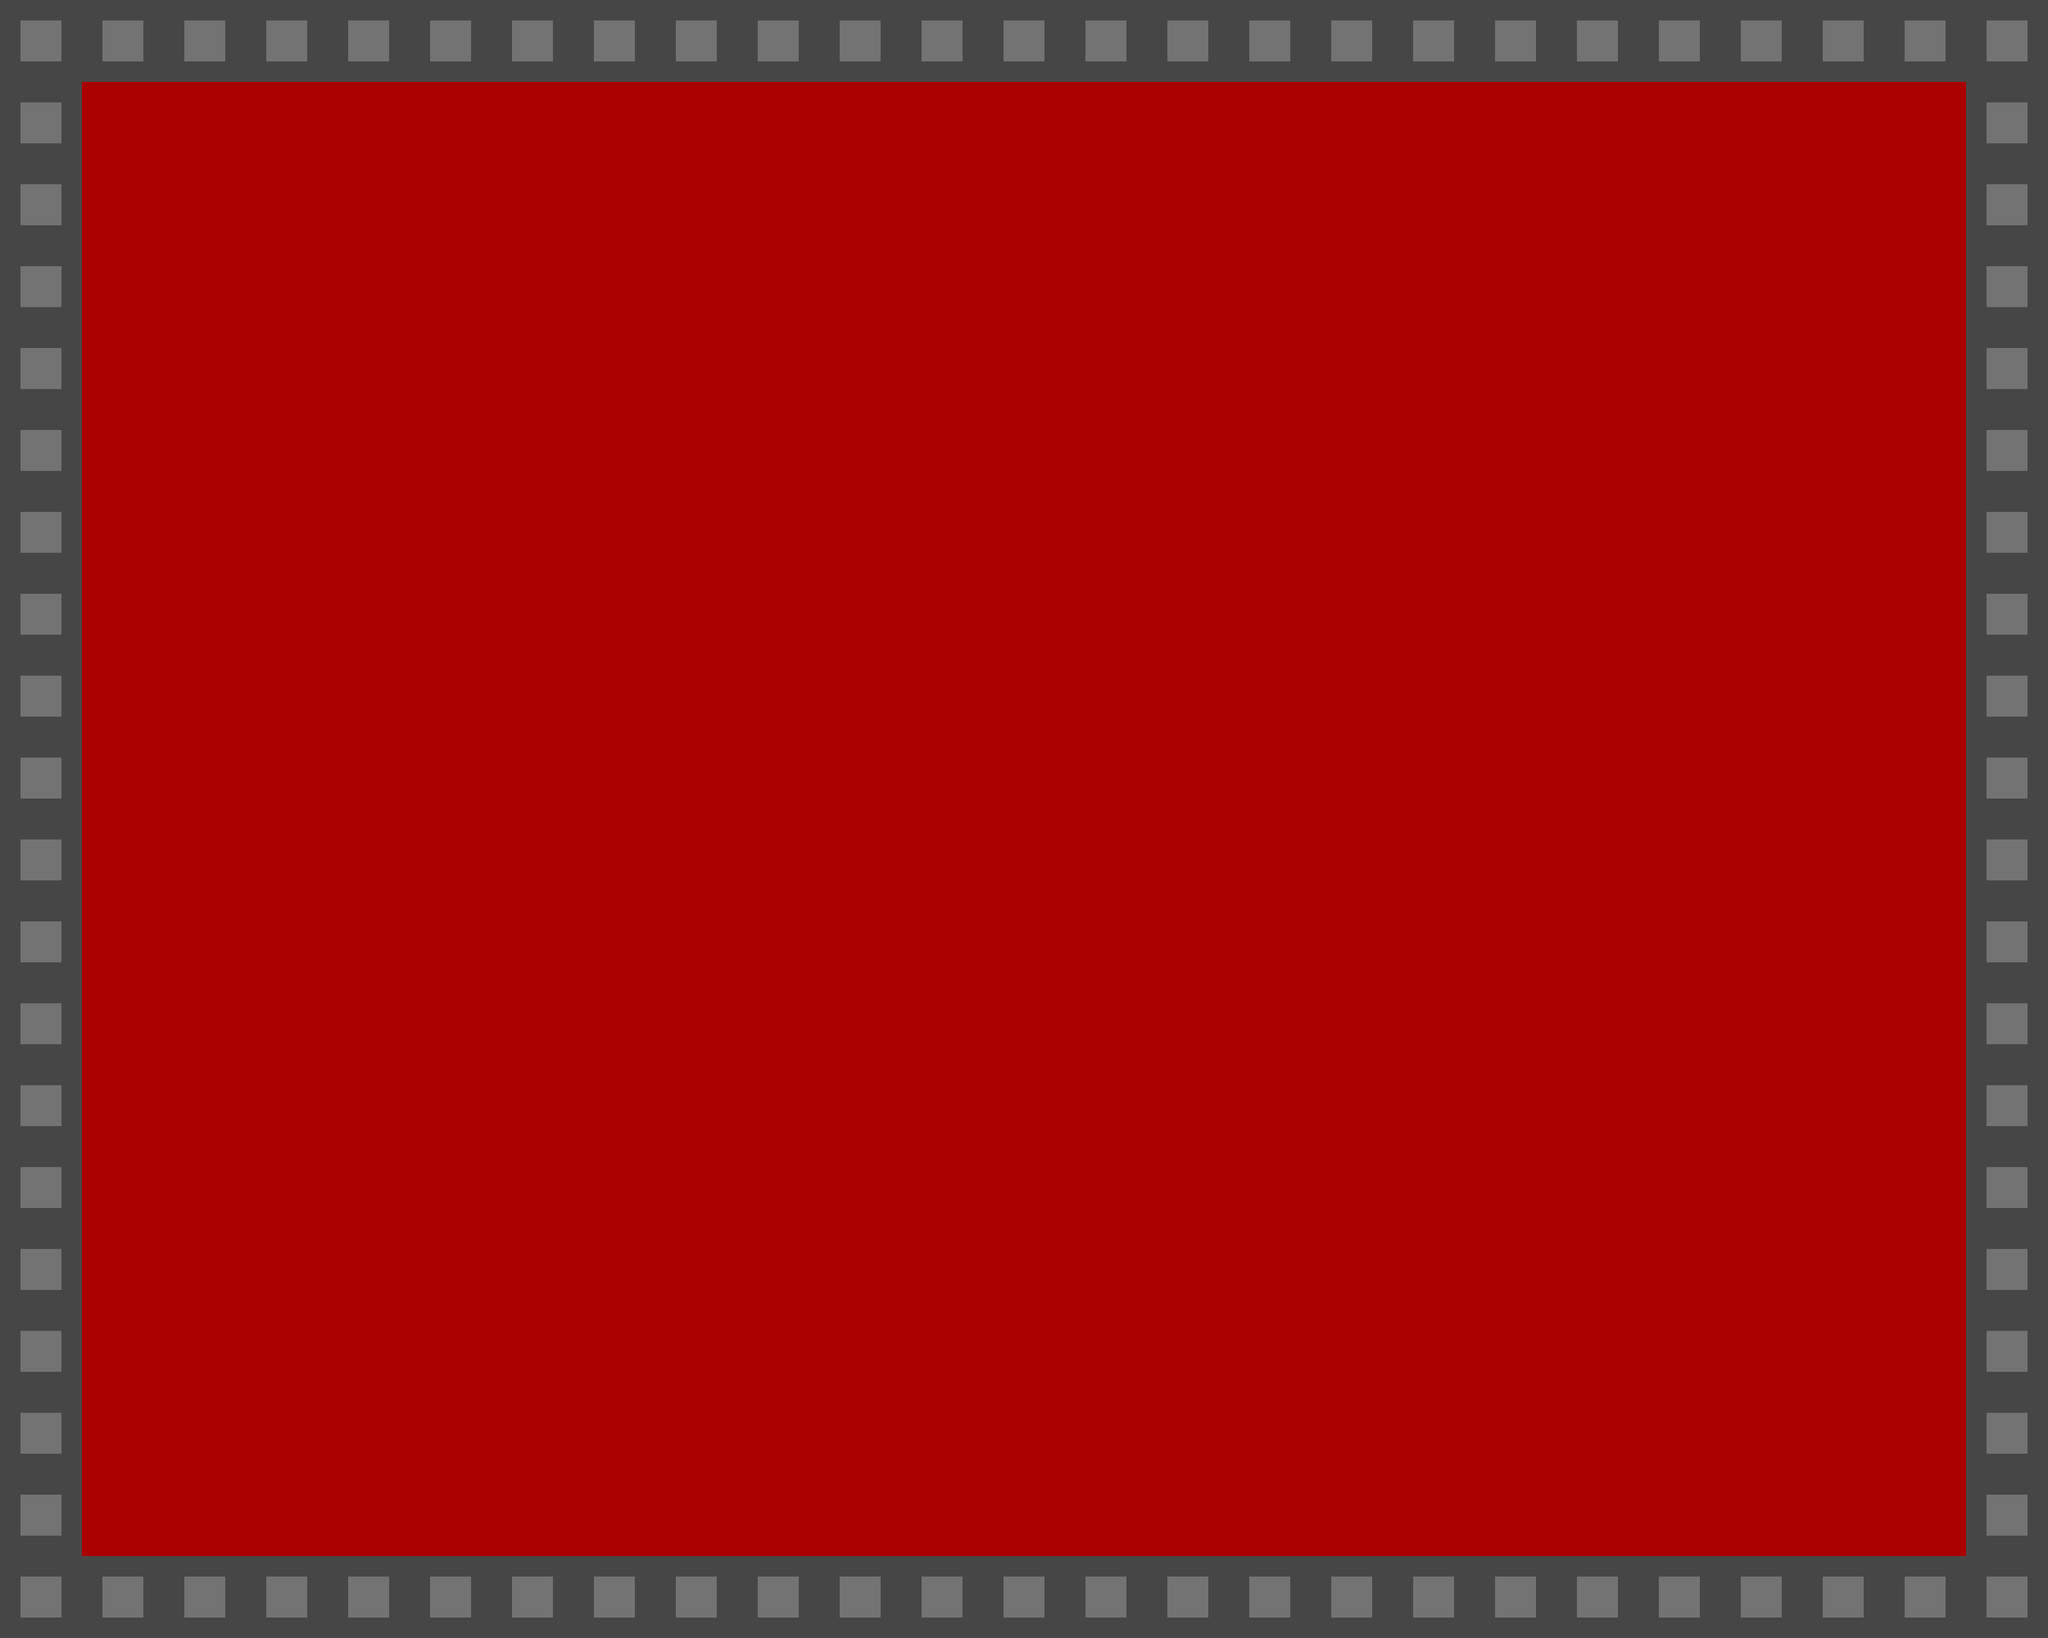

Tiled map render using the project's own tile images. Description and the whole map definition, tile-layer contents included, below:
An orthogonal 25x20 tile map with 128x128 px tiles, 5 tile layers (Platforms, Coins, Background, Foreground, ...).

<map version="1.4" tiledversion="1.4.3" orientation="orthogonal" renderorder="right-down" width="25" height="20" tilewidth="128" tileheight="128" infinite="0" backgroundcolor="#aa0000" nextlayerid="6" nextobjectid="1">
 <tileset firstgid="1" name="placeholders" tilewidth="256" tileheight="256" tilecount="15" columns="0">
  <grid orientation="orthogonal" width="1" height="1" />
  <tile id="0">
   <image width="128" height="128" source="../placeholder_assets/light_gray.png" />
  </tile>
  <tile id="1">
   <image width="128" height="128" source="../placeholder_assets/placeholder_angled_platform.png" />
  </tile>
  <tile id="2">
   <image width="128" height="128" source="../placeholder_assets/placeholder_basic_platform.png" />
  </tile>
  <tile id="3">
   <image width="128" height="128" source="../placeholder_assets/placeholder_chair.png" />
  </tile>
  <tile id="4">
   <image width="128" height="128" source="../placeholder_assets/placeholder_corner_platform.png" />
  </tile>
  <tile id="5">
   <image width="128" height="128" source="../placeholder_assets/placeholder_dark_tile.png" />
  </tile>
  <tile id="6">
   <image width="128" height="128" source="../placeholder_assets/placeholder_door.png" />
  </tile>
  <tile id="7">
   <image width="128" height="128" source="../placeholder_assets/placeholder_edge_platform.png" />
  </tile>
  <tile id="8">
   <image width="128" height="128" source="../placeholder_assets/placeholder_key.png" />
  </tile>
  <tile id="9">
   <image width="128" height="128" source="../placeholder_assets/placeholder_light_tile.png" />
  </tile>
  <tile id="10">
   <image width="256" height="256" source="../placeholder_assets/placeholder_passage.png" />
  </tile>
  <tile id="11">
   <image width="128" height="128" source="../placeholder_assets/placeholder_table.png" />
  </tile>
  <tile id="12">
   <image width="128" height="128" source="../placeholder_assets/placeholder_thin_platform.png" />
  </tile>
  <tile id="13">
   <image width="128" height="128" source="../placeholder_assets/placeholder_wall.png" />
  </tile>
  <tile id="14">
   <image width="128" height="128" source="../placeholder_assets/placeholder_x_tile.png" />
  </tile>
 </tileset>
 <layer id="1" name="Platforms" width="25" height="20">
  <data encoding="csv">
14,14,14,14,14,14,14,14,14,14,14,14,14,14,14,14,14,14,14,14,14,14,14,14,14,
14,0,0,0,0,0,0,0,0,0,0,0,0,0,0,0,0,0,0,0,0,0,0,0,14,
14,0,0,0,0,0,0,0,0,0,0,0,0,0,0,0,0,0,0,0,0,0,0,0,14,
14,0,0,0,0,0,0,0,0,0,0,0,0,0,0,0,0,0,0,0,0,0,0,0,14,
14,0,0,0,0,0,0,0,0,0,0,0,0,0,0,0,0,0,0,0,0,0,0,0,14,
14,0,0,0,0,0,0,0,0,0,0,0,0,0,0,0,0,0,0,0,0,0,0,0,14,
14,0,0,0,0,0,0,0,0,0,0,0,0,0,0,0,0,0,0,0,0,0,0,0,14,
14,0,0,0,0,0,0,0,0,0,0,0,0,0,0,0,0,0,0,0,0,0,0,0,14,
14,0,0,0,0,0,0,0,0,0,0,0,0,0,0,0,0,0,0,0,0,0,0,0,14,
14,0,0,0,0,0,0,0,0,0,0,0,0,0,0,0,0,0,0,0,0,0,0,0,14,
14,0,0,0,0,0,0,0,0,0,0,0,0,0,0,0,0,0,0,0,0,0,0,0,14,
14,0,0,0,0,0,0,0,0,0,0,0,0,0,0,0,0,0,0,0,0,0,0,0,14,
14,0,0,0,0,0,0,0,0,0,0,0,0,0,0,0,0,0,0,0,0,0,0,0,14,
14,0,0,0,0,0,0,0,0,0,0,0,0,0,0,0,0,0,0,0,0,0,0,0,14,
14,0,0,0,0,0,0,0,0,0,0,0,0,0,0,0,0,0,0,0,0,0,0,0,14,
14,0,0,0,0,0,0,0,0,0,0,0,0,0,0,0,0,0,0,0,0,0,0,0,14,
14,0,0,0,0,0,0,0,0,0,0,0,0,0,0,0,0,0,0,0,0,0,0,0,14,
14,0,0,0,0,0,0,0,0,0,0,0,0,0,0,0,0,0,0,0,0,0,0,0,14,
14,0,0,0,0,0,0,0,0,0,0,0,0,0,0,0,0,0,0,0,0,0,0,0,14,
14,14,14,14,14,14,14,14,14,14,14,14,14,14,14,14,14,14,14,14,14,14,14,14,14
</data>
 </layer>
 <layer id="2" name="Coins" width="25" height="20">
  <data encoding="csv">
0,0,0,0,0,0,0,0,0,0,0,0,0,0,0,0,0,0,0,0,0,0,0,0,0,
0,0,0,0,0,0,0,0,0,0,0,0,0,0,0,0,0,0,0,0,0,0,0,0,0,
0,0,0,0,0,0,0,0,0,0,0,0,0,0,0,0,0,0,0,0,0,0,0,0,0,
0,0,0,0,0,0,0,0,0,0,0,0,0,0,0,0,0,0,0,0,0,0,0,0,0,
0,0,0,0,0,0,0,0,0,0,0,0,0,0,0,0,0,0,0,0,0,0,0,0,0,
0,0,0,0,0,0,0,0,0,0,0,0,0,0,0,0,0,0,0,0,0,0,0,0,0,
0,0,0,0,0,0,0,0,0,0,0,0,0,0,0,0,0,0,0,0,0,0,0,0,0,
0,0,0,0,0,0,0,0,0,0,0,0,0,0,0,0,0,0,0,0,0,0,0,0,0,
0,0,0,0,0,0,0,0,0,0,0,0,0,0,0,0,0,0,0,0,0,0,0,0,0,
0,0,0,0,0,0,0,0,0,0,0,0,0,0,0,0,0,0,0,0,0,0,0,0,0,
0,0,0,0,0,0,0,0,0,0,0,0,0,0,0,0,0,0,0,0,0,0,0,0,0,
0,0,0,0,0,0,0,0,0,0,0,0,0,0,0,0,0,0,0,0,0,0,0,0,0,
0,0,0,0,0,0,0,0,0,0,0,0,0,0,0,0,0,0,0,0,0,0,0,0,0,
0,0,0,0,0,0,0,0,0,0,0,0,0,0,0,0,0,0,0,0,0,0,0,0,0,
0,0,0,0,0,0,0,0,0,0,0,0,0,0,0,0,0,0,0,0,0,0,0,0,0,
0,0,0,0,0,0,0,0,0,0,0,0,0,0,0,0,0,0,0,0,0,0,0,0,0,
0,0,0,0,0,0,0,0,0,0,0,0,0,0,0,0,0,0,0,0,0,0,0,0,0,
0,0,0,0,0,0,0,0,0,0,0,0,0,0,0,0,0,0,0,0,0,0,0,0,0,
0,0,0,0,0,0,0,0,0,0,0,0,0,0,0,0,0,0,0,0,0,0,0,0,0,
0,0,0,0,0,0,0,0,0,0,0,0,0,0,0,0,0,0,0,0,0,0,0,0,0
</data>
 </layer>
 <layer id="3" name="Background" width="25" height="20">
  <data encoding="csv">
0,0,0,0,0,0,0,0,0,0,0,0,0,0,0,0,0,0,0,0,0,0,0,0,0,
0,0,0,0,0,0,0,0,0,0,0,0,0,0,0,0,0,0,0,0,0,0,0,0,0,
0,0,0,0,0,0,0,0,0,0,0,0,0,0,0,0,0,0,0,0,0,0,0,0,0,
0,0,0,0,0,0,0,0,0,0,0,0,0,0,0,0,0,0,0,0,0,0,0,0,0,
0,0,0,0,0,0,0,0,0,0,0,0,0,0,0,0,0,0,0,0,0,0,0,0,0,
0,0,0,0,0,0,0,0,0,0,0,0,0,0,0,0,0,0,0,0,0,0,0,0,0,
0,0,0,0,0,0,0,0,0,0,0,0,0,0,0,0,0,0,0,0,0,0,0,0,0,
0,0,0,0,0,0,0,0,0,0,0,0,0,0,0,0,0,0,0,0,0,0,0,0,0,
0,0,0,0,0,0,0,0,0,0,0,0,0,0,0,0,0,0,0,0,0,0,0,0,0,
0,0,0,0,0,0,0,0,0,0,0,0,0,0,0,0,0,0,0,0,0,0,0,0,0,
0,0,0,0,0,0,0,0,0,0,0,0,0,0,0,0,0,0,0,0,0,0,0,0,0,
0,0,0,0,0,0,0,0,0,0,0,0,0,0,0,0,0,0,0,0,0,0,0,0,0,
0,0,0,0,0,0,0,0,0,0,0,0,0,0,0,0,0,0,0,0,0,0,0,0,0,
0,0,0,0,0,0,0,0,0,0,0,0,0,0,0,0,0,0,0,0,0,0,0,0,0,
0,0,0,0,0,0,0,0,0,0,0,0,0,0,0,0,0,0,0,0,0,0,0,0,0,
0,0,0,0,0,0,0,0,0,0,0,0,0,0,0,0,0,0,0,0,0,0,0,0,0,
0,0,0,0,0,0,0,0,0,0,0,0,0,0,0,0,0,0,0,0,0,0,0,0,0,
0,0,0,0,0,0,0,0,0,0,0,0,0,0,0,0,0,0,0,0,0,0,0,0,0,
0,0,0,0,0,0,0,0,0,0,0,0,0,0,0,0,0,0,0,0,0,0,0,0,0,
0,0,0,0,0,0,0,0,0,0,0,0,0,0,0,0,0,0,0,0,0,0,0,0,0
</data>
 </layer>
 <layer id="4" name="Foreground" width="25" height="20">
  <data encoding="csv">
0,0,0,0,0,0,0,0,0,0,0,0,0,0,0,0,0,0,0,0,0,0,0,0,0,
0,0,0,0,0,0,0,0,0,0,0,0,0,0,0,0,0,0,0,0,0,0,0,0,0,
0,0,0,0,0,0,0,0,0,0,0,0,0,0,0,0,0,0,0,0,0,0,0,0,0,
0,0,0,0,0,0,0,0,0,0,0,0,0,0,0,0,0,0,0,0,0,0,0,0,0,
0,0,0,0,0,0,0,0,0,0,0,0,0,0,0,0,0,0,0,0,0,0,0,0,0,
0,0,0,0,0,0,0,0,0,0,0,0,0,0,0,0,0,0,0,0,0,0,0,0,0,
0,0,0,0,0,0,0,0,0,0,0,0,0,0,0,0,0,0,0,0,0,0,0,0,0,
0,0,0,0,0,0,0,0,0,0,0,0,0,0,0,0,0,0,0,0,0,0,0,0,0,
0,0,0,0,0,0,0,0,0,0,0,0,0,0,0,0,0,0,0,0,0,0,0,0,0,
0,0,0,0,0,0,0,0,0,0,0,0,0,0,0,0,0,0,0,0,0,0,0,0,0,
0,0,0,0,0,0,0,0,0,0,0,0,0,0,0,0,0,0,0,0,0,0,0,0,0,
0,0,0,0,0,0,0,0,0,0,0,0,0,0,0,0,0,0,0,0,0,0,0,0,0,
0,0,0,0,0,0,0,0,0,0,0,0,0,0,0,0,0,0,0,0,0,0,0,0,0,
0,0,0,0,0,0,0,0,0,0,0,0,0,0,0,0,0,0,0,0,0,0,0,0,0,
0,0,0,0,0,0,0,0,0,0,0,0,0,0,0,0,0,0,0,0,0,0,0,0,0,
0,0,0,0,0,0,0,0,0,0,0,0,0,0,0,0,0,0,0,0,0,0,0,0,0,
0,0,0,0,0,0,0,0,0,0,0,0,0,0,0,0,0,0,0,0,0,0,0,0,0,
0,0,0,0,0,0,0,0,0,0,0,0,0,0,0,0,0,0,0,0,0,0,0,0,0,
0,0,0,0,0,0,0,0,0,0,0,0,0,0,0,0,0,0,0,0,0,0,0,0,0,
0,0,0,0,0,0,0,0,0,0,0,0,0,0,0,0,0,0,0,0,0,0,0,0,0
</data>
 </layer>
 <layer id="5" name="Don't Touch" width="25" height="20">
  <data encoding="csv">
0,0,0,0,0,0,0,0,0,0,0,0,0,0,0,0,0,0,0,0,0,0,0,0,0,
0,0,0,0,0,0,0,0,0,0,0,0,0,0,0,0,0,0,0,0,0,0,0,0,0,
0,0,0,0,0,0,0,0,0,0,0,0,0,0,0,0,0,0,0,0,0,0,0,0,0,
0,0,0,0,0,0,0,0,0,0,0,0,0,0,0,0,0,0,0,0,0,0,0,0,0,
0,0,0,0,0,0,0,0,0,0,0,0,0,0,0,0,0,0,0,0,0,0,0,0,0,
0,0,0,0,0,0,0,0,0,0,0,0,0,0,0,0,0,0,0,0,0,0,0,0,0,
0,0,0,0,0,0,0,0,0,0,0,0,0,0,0,0,0,0,0,0,0,0,0,0,0,
0,0,0,0,0,0,0,0,0,0,0,0,0,0,0,0,0,0,0,0,0,0,0,0,0,
0,0,0,0,0,0,0,0,0,0,0,0,0,0,0,0,0,0,0,0,0,0,0,0,0,
0,0,0,0,0,0,0,0,0,0,0,0,0,0,0,0,0,0,0,0,0,0,0,0,0,
0,0,0,0,0,0,0,0,0,0,0,0,0,0,0,0,0,0,0,0,0,0,0,0,0,
0,0,0,0,0,0,0,0,0,0,0,0,0,0,0,0,0,0,0,0,0,0,0,0,0,
0,0,0,0,0,0,0,0,0,0,0,0,0,0,0,0,0,0,0,0,0,0,0,0,0,
0,0,0,0,0,0,0,0,0,0,0,0,0,0,0,0,0,0,0,0,0,0,0,0,0,
0,0,0,0,0,0,0,0,0,0,0,0,0,0,0,0,0,0,0,0,0,0,0,0,0,
0,0,0,0,0,0,0,0,0,0,0,0,0,0,0,0,0,0,0,0,0,0,0,0,0,
0,0,0,0,0,0,0,0,0,0,0,0,0,0,0,0,0,0,0,0,0,0,0,0,0,
0,0,0,0,0,0,0,0,0,0,0,0,0,0,0,0,0,0,0,0,0,0,0,0,0,
0,0,0,0,0,0,0,0,0,0,0,0,0,0,0,0,0,0,0,0,0,0,0,0,0,
0,0,0,0,0,0,0,0,0,0,0,0,0,0,0,0,0,0,0,0,0,0,0,0,0
</data>
 </layer>
</map>
